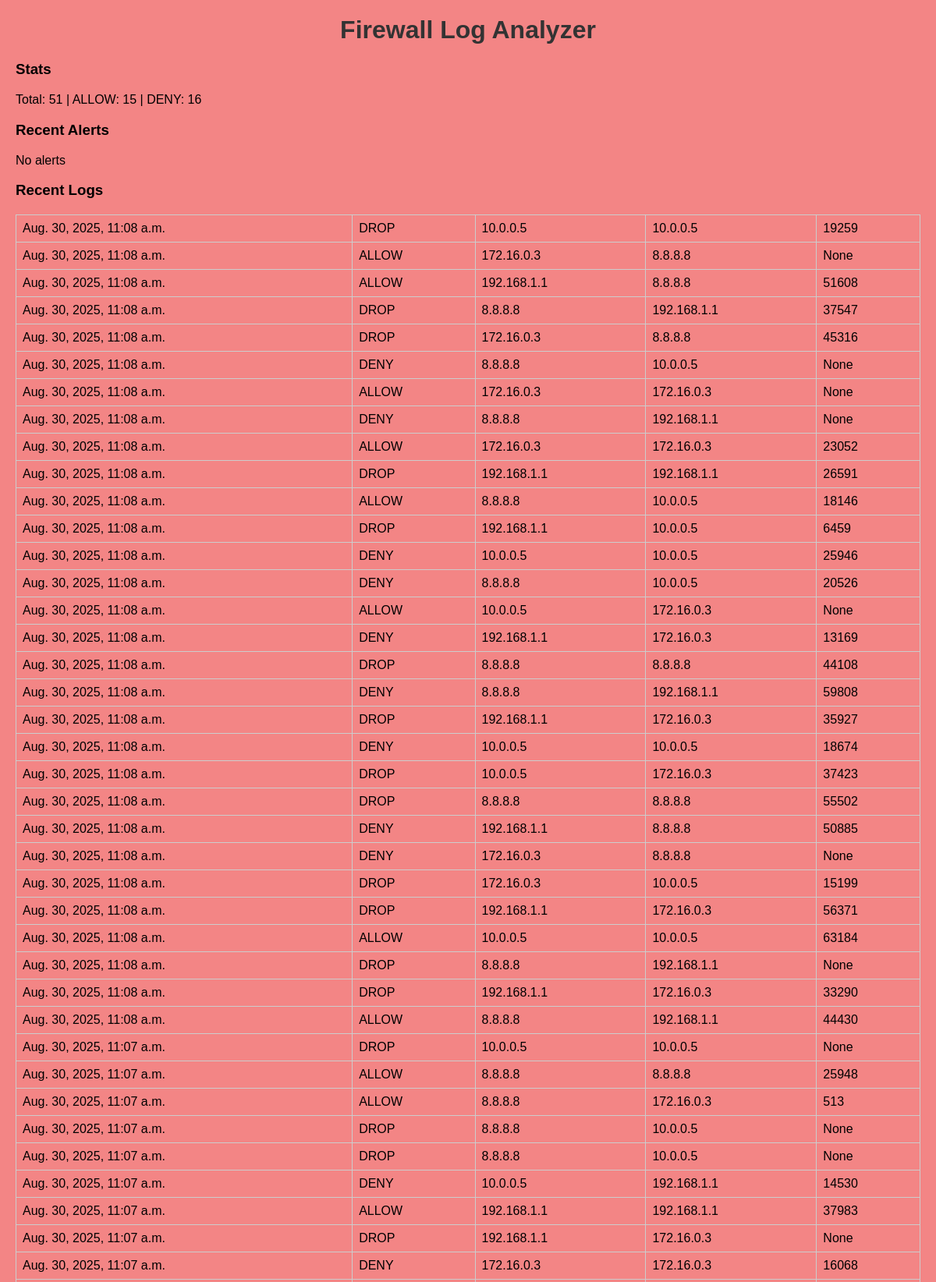
The page / (upper part) on the database its author committed.
### analyzer/models.py (models this page shows, shortened)
class LogEntry(models.Model):
    timestamp=models.DateTimeField()
    action=models.CharField(max_length=16)
    protocol=models.CharField(max_length=8)
    src_ip=models.CharField(max_length=45)
    dst_ip=models.CharField(max_length=45)
    dst_port=models.IntegerField(null=True,blank=True)
    raw=models.TextField()
    created_at=models.DateTimeField(auto_now_add=True)

### analyzer/views.py (the view)
# urls.py: urlpatterns=[path('',views.index,name='index'),path('entry/<int:pk>/',views.detail,name='detail')]
def index(request):
    latest=LogEntry.objects.order_by('-created_at')[:50]
    alerts=Alert.objects.order_by('-created_at')[:20]
    stats={'total':LogEntry.objects.count(),
           'denies':LogEntry.objects.filter(action='DENY').count(),
           'allows':LogEntry.objects.filter(action='ALLOW').count(),
           'top_blocked':LogEntry.objects.filter(action='DENY').values('src_ip').annotate(c=Count('id')).order_by('-c')[:10]}
    return render(request,'analyzer/index.html',{'latest':latest,'alerts':alerts,'stats':stats})

### analyzer/templates/analyzer/index.html (shortened to what this page needs)
<html>
<head><title>Firewall Log Analyzer</title>
</head>
<body>
<h1>Firewall Log Analyzer</h1>
<h3>Stats</h3>
<p>Total: {{ stats.total }} | ALLOW: {{ stats.allows }} | DENY: {{ stats.denies }}</p>
<h3>Recent Alerts</h3>
<ul>{% for a in alerts %}<li>[{{ a.level }}] {{ a.message }}</li>{% empty %}<li>No alerts</li>{% endfor %}</ul>
<h3>Recent Logs</h3>
<table border=1>{% for e in latest %}<tr><td>{{ e.timestamp }}</td><td>{{ e.action }}</td><td>{{ e.src_ip }}</td><td>{{ e.dst_ip }}</td><td>{{ e.dst_port }}</td></tr>{% empty %}<tr><td colspan=5>No entries</td></tr>{% endfor %}</table>
</body></html>

### analyzer/templates/analyzer/index.html (style rules this page uses)
body { font-family: Arial, sans-serif; margin: 20px; background-color: #f38585ff; }
h1 { color: #333;text-align: center; }
table { width: 100%; border-collapse: collapse; margin-top: 20px; }
th, td { border: 1px solid #ccc; padding: 8px; text-align: left; }
ul { list-style-type: none; padding: 0; }
li { margin: 5px 0; }

### rows shown on the page
LogEntry: timestamp "Aug. 30, 2025, 11:08 a.m.", action "DROP", src_ip "10.0.0.5", dst_ip "10.0.0.5", dst_port "19259"
LogEntry: timestamp "Aug. 30, 2025, 11:08 a.m.", action "ALLOW", src_ip "172.16.0.3", dst_ip "8.8.8.8", dst_port "None"
LogEntry: timestamp "Aug. 30, 2025, 11:08 a.m.", action "ALLOW", src_ip "192.168.1.1", dst_ip "8.8.8.8", dst_port "51608"
LogEntry: timestamp "Aug. 30, 2025, 11:08 a.m.", action "DROP", src_ip "8.8.8.8", dst_ip "192.168.1.1", dst_port "37547"
LogEntry: timestamp "Aug. 30, 2025, 11:08 a.m.", action "DROP", src_ip "172.16.0.3", dst_ip "8.8.8.8", dst_port "45316"
LogEntry: timestamp "Aug. 30, 2025, 11:08 a.m.", action "DENY", src_ip "8.8.8.8", dst_ip "10.0.0.5", dst_port "None"
LogEntry: timestamp "Aug. 30, 2025, 11:08 a.m.", action "ALLOW", src_ip "172.16.0.3", dst_ip "172.16.0.3", dst_port "None"
LogEntry: timestamp "Aug. 30, 2025, 11:08 a.m.", action "DENY", src_ip "8.8.8.8", dst_ip "192.168.1.1", dst_port "None"
LogEntry: timestamp "Aug. 30, 2025, 11:08 a.m.", action "ALLOW", src_ip "172.16.0.3", dst_ip "172.16.0.3", dst_port "23052"
LogEntry: timestamp "Aug. 30, 2025, 11:08 a.m.", action "DROP", src_ip "192.168.1.1", dst_ip "192.168.1.1", dst_port "26591"
LogEntry: timestamp "Aug. 30, 2025, 11:08 a.m.", action "ALLOW", src_ip "8.8.8.8", dst_ip "10.0.0.5", dst_port "18146"
LogEntry: timestamp "Aug. 30, 2025, 11:08 a.m.", action "DROP", src_ip "192.168.1.1", dst_ip "10.0.0.5", dst_port "6459"
LogEntry: timestamp "Aug. 30, 2025, 11:08 a.m.", action "DENY", src_ip "10.0.0.5", dst_ip "10.0.0.5", dst_port "25946"
LogEntry: timestamp "Aug. 30, 2025, 11:08 a.m.", action "DENY", src_ip "8.8.8.8", dst_ip "10.0.0.5", dst_port "20526"
LogEntry: timestamp "Aug. 30, 2025, 11:08 a.m.", action "ALLOW", src_ip "10.0.0.5", dst_ip "172.16.0.3", dst_port "None"
LogEntry: timestamp "Aug. 30, 2025, 11:08 a.m.", action "DENY", src_ip "192.168.1.1", dst_ip "172.16.0.3", dst_port "13169"
LogEntry: timestamp "Aug. 30, 2025, 11:08 a.m.", action "DROP", src_ip "8.8.8.8", dst_ip "8.8.8.8", dst_port "44108"
LogEntry: timestamp "Aug. 30, 2025, 11:08 a.m.", action "DENY", src_ip "8.8.8.8", dst_ip "192.168.1.1", dst_port "59808"
LogEntry: timestamp "Aug. 30, 2025, 11:08 a.m.", action "DROP", src_ip "192.168.1.1", dst_ip "172.16.0.3", dst_port "35927"
LogEntry: timestamp "Aug. 30, 2025, 11:08 a.m.", action "DENY", src_ip "10.0.0.5", dst_ip "10.0.0.5", dst_port "18674"
LogEntry: timestamp "Aug. 30, 2025, 11:08 a.m.", action "DROP", src_ip "10.0.0.5", dst_ip "172.16.0.3", dst_port "37423"
LogEntry: timestamp "Aug. 30, 2025, 11:08 a.m.", action "DROP", src_ip "8.8.8.8", dst_ip "8.8.8.8", dst_port "55502"
LogEntry: timestamp "Aug. 30, 2025, 11:08 a.m.", action "DENY", src_ip "192.168.1.1", dst_ip "8.8.8.8", dst_port "50885"
LogEntry: timestamp "Aug. 30, 2025, 11:08 a.m.", action "DENY", src_ip "172.16.0.3", dst_ip "8.8.8.8", dst_port "None"
LogEntry: timestamp "Aug. 30, 2025, 11:08 a.m.", action "DROP", src_ip "172.16.0.3", dst_ip "10.0.0.5", dst_port "15199"
LogEntry: timestamp "Aug. 30, 2025, 11:08 a.m.", action "DROP", src_ip "192.168.1.1", dst_ip "172.16.0.3", dst_port "56371"
LogEntry: timestamp "Aug. 30, 2025, 11:08 a.m.", action "ALLOW", src_ip "10.0.0.5", dst_ip "10.0.0.5", dst_port "63184"
LogEntry: timestamp "Aug. 30, 2025, 11:08 a.m.", action "DROP", src_ip "8.8.8.8", dst_ip "192.168.1.1", dst_port "None"
LogEntry: timestamp "Aug. 30, 2025, 11:08 a.m.", action "DROP", src_ip "192.168.1.1", dst_ip "172.16.0.3", dst_port "33290"
LogEntry: timestamp "Aug. 30, 2025, 11:08 a.m.", action "ALLOW", src_ip "8.8.8.8", dst_ip "192.168.1.1", dst_port "44430"
LogEntry: timestamp "Aug. 30, 2025, 11:07 a.m.", action "DROP", src_ip "10.0.0.5", dst_ip "10.0.0.5", dst_port "None"
LogEntry: timestamp "Aug. 30, 2025, 11:07 a.m.", action "ALLOW", src_ip "8.8.8.8", dst_ip "8.8.8.8", dst_port "25948"
LogEntry: timestamp "Aug. 30, 2025, 11:07 a.m.", action "ALLOW", src_ip "8.8.8.8", dst_ip "172.16.0.3", dst_port "513"
LogEntry: timestamp "Aug. 30, 2025, 11:07 a.m.", action "DROP", src_ip "8.8.8.8", dst_ip "10.0.0.5", dst_port "None"
LogEntry: timestamp "Aug. 30, 2025, 11:07 a.m.", action "DROP", src_ip "8.8.8.8", dst_ip "10.0.0.5", dst_port "None"
LogEntry: timestamp "Aug. 30, 2025, 11:07 a.m.", action "DENY", src_ip "10.0.0.5", dst_ip "192.168.1.1", dst_port "14530"
LogEntry: timestamp "Aug. 30, 2025, 11:07 a.m.", action "ALLOW", src_ip "192.168.1.1", dst_ip "192.168.1.1", dst_port "37983"
LogEntry: timestamp "Aug. 30, 2025, 11:07 a.m.", action "DROP", src_ip "192.168.1.1", dst_ip "172.16.0.3", dst_port "None"
LogEntry: timestamp "Aug. 30, 2025, 11:07 a.m.", action "DENY", src_ip "172.16.0.3", dst_ip "172.16.0.3", dst_port "16068"

### other values the page prints
{{ stats.total }} "51"
{{ stats.allows }} "15"
{{ stats.denies }} "16"
